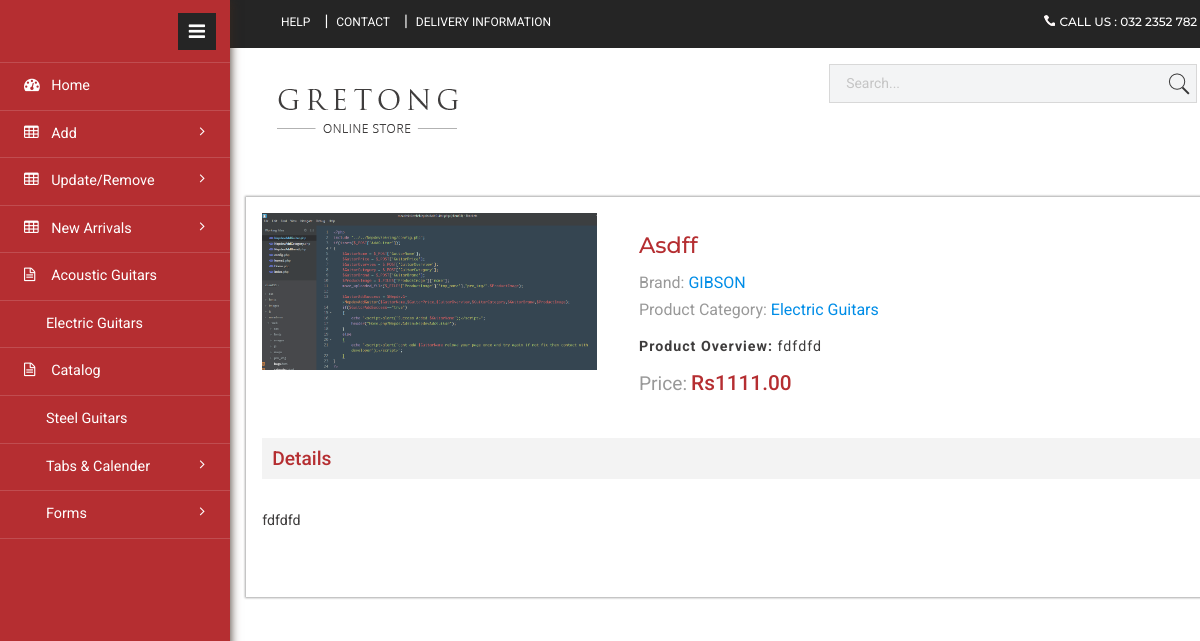
The page /meadmin/web/Home.php?NepdevAdmin=productdetails&productid=4 on the database its author committed.
### tables this page shows
CREATE TABLE `add_guitar` (
  `id` int(12) NOT NULL,
  `GuitarName` varchar(700) NOT NULL,
  `GuitarPrice` varchar(100) NOT NULL,
  `GuitarOverview` varchar(1000) NOT NULL,
  `GuitarCategory` varchar(500) NOT NULL,
  `GuitarBrand` varchar(500) NOT NULL,
  `ProductImage` varchar(500) NOT NULL
);

### NepdevSetting/config.php (called while the page is built, shortened)
<?php
 class NepdevGuitar{
	 public $Server = "localhost";
	 public $User = "root";
	 public $Pass = "";
	 public $Dbname = "NepDevGuitar";
	 public $NepdevConnect;
	 public function __construct()
	 {
		 $this->NepdevConnect = new mysqli($this->Server,$this->User,$this->Pass,$this->Dbname);
	 }
	 public function NepdevSingleProduct($productid)
	 {
		 $NepdevSingleProductSel = "SELECT * FROM add_guitar where id='$productid'";
		 $NepdevSingleProductSelRun = $this->NepdevConnect->query($NepdevSingleProductSel);
		 return $NepdevSingleProductSelRun;
	 }
 }
$NepdevG = new NepdevGuitar;

### meadmin/web/productdetails.php (the view)
	  	<?php
							include "../../NepdevSetting/config.php";
							$productid = $_GET['productid'];
							$SingleProDisplay = $NepdevG->NepdevSingleProduct($productid);
							$DisplaySingleProductInfo = $SingleProDisplay->fetch_assoc();
							?>
<div class="content">
<div class="women_main">
			<div class="row single">
				<div class="det">
				  <div class="single_left">
					<div class="grid images_3_of_2">
						<img src="pro_img/<?php echo $DisplaySingleProductInfo['ProductImage'] ?>" class="img-responsive">
						  </div>
				  <div class="desc1 span_3_of_2">
					<h3><?php echo $DisplaySingleProductInfo['GuitarName']; ?></h3>
					<span class="brand">Brand: <a href="#"><?php echo $DisplaySingleProductInfo['GuitarBrand']; ?></a></span>
					<br>
					  <span class="code">Product Category: <a href="#"><?php echo $DisplaySingleProductInfo['GuitarCategory']; ?></a></span>
					  <p><strong>Product Overview: </strong><?php echo $DisplaySingleProductInfo['GuitarOverview']; ?></p>
						<div class="price">
							<span class="text">Price:</span>
							<span class="price-new">Rs<?php echo $DisplaySingleProductInfo['GuitarPrice']; ?>.00</span><br>
						</div>
			   	 </div>
          	    <div class="clearfix"></div>
          	   </div>
          	    <div class="single-bottom1">
					<h6>Details</h6>
					<p class="prod-desc"><?php echo $DisplaySingleProductInfo['GuitarOverview']; ?></p>
				</div>
				       </div>
	  </div>
</div>
</div>

### rows shown on the page
add_guitar: ProductImage (picture), GuitarName "Asdff", GuitarBrand "GIBSON", GuitarCategory "Electric Guitars", GuitarOverview "fdfdfd", GuitarPrice "1111"
